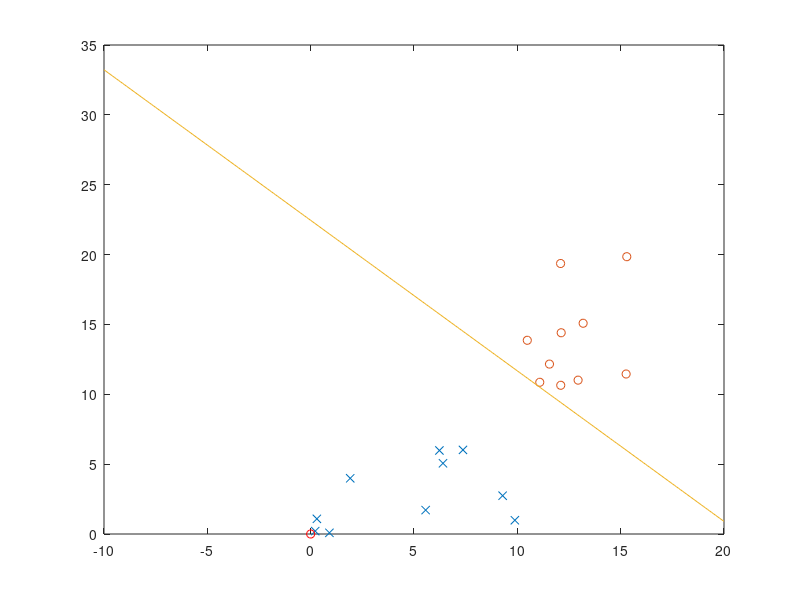

This figure's MATLAB source:
close all; 
%% Generate Training Set
dataCount = 10;

trainSetA = 10*rand(dataCount,2) + 10;
trainSetB = -10*rand(dataCount,2) + 10;

plot(trainSetB(:,1),trainSetB(:,2),'x');
hold on;
plot(trainSetA(:,1),trainSetA(:,2),'o');

setA = ones(dataCount,1);
setB = -ones(dataCount,1);
trainSetA = [trainSetA,setA]';
trainSetB = [trainSetB,setB]';
trainSet = [trainSetA,trainSetB];

%% Perceptron Algorithm
eta = 0.98;

w = [0;0];
b = 0;
k = 0;
R = sqrt(800);
mistake = 0;

while (mistake == 0)
    mistake = 1;
    
    for i = 1:20
        if (trainSet(3,i)*(dot(w,trainSet(1:2,i)) + b) <= 0)
            w = w + eta*trainSet(3,i)*trainSet(1:2,i);
            b = b + eta*trainSet(3,i)*R^2;
            k = k + 1;
            mistake = 0;
        end
    end
    
end

x = -10:0.1:20;
plot(x,(-w(1)/w(2))*x - (b/w(2)));
plot(0,0,'or');
